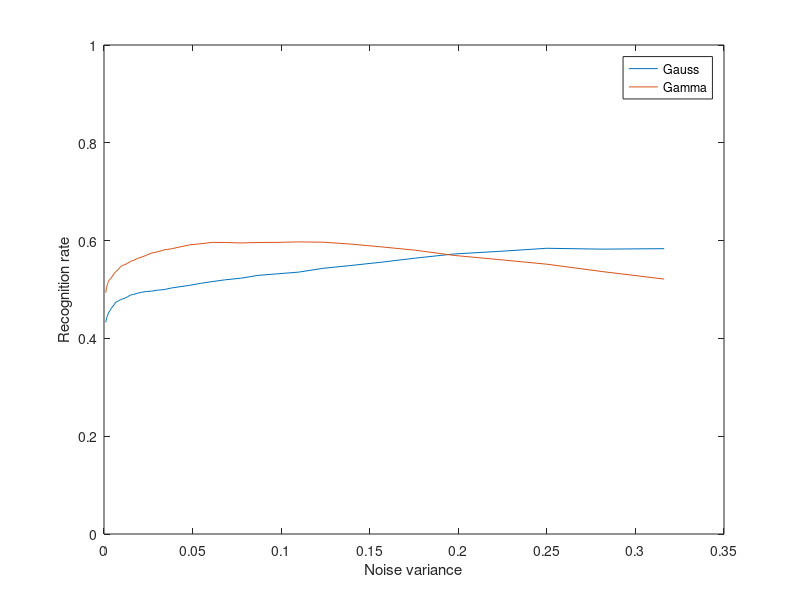
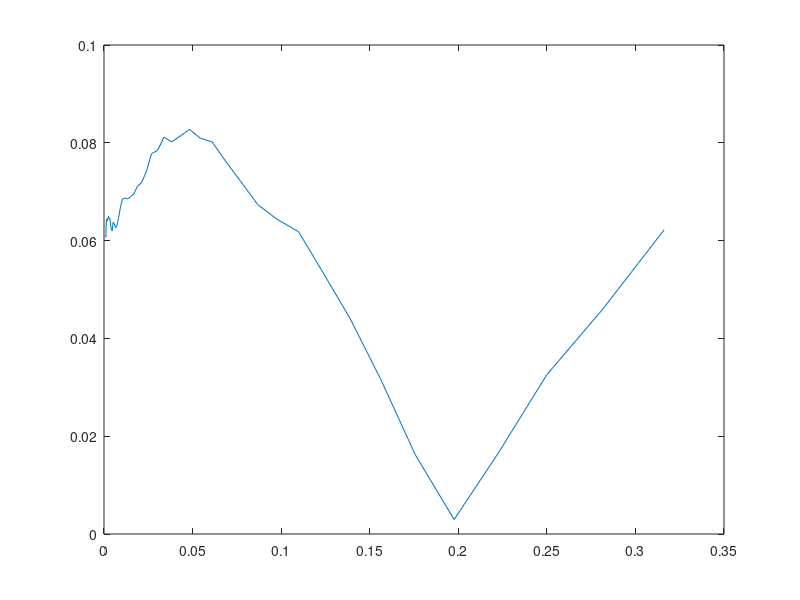

MATLAB code for these plots, in order:
TotalSampleCount = [4034 1284 2114 1442 4955 921 2472 861 4913 189 909 3140 1602 5024 3897 1377 341 2673 1394 2136 2562 664 520 413 1221 1094];
TrainCount = round(TotalSampleCount./2);
TestCount = TotalSampleCount - TrainCount;

TestCount = min(200*ones(size(TotalSampleCount)), TestCount);

load('GaussCC.mat');
load('GammaCC.mat');
Noise = logspace(-3, -0.5);

gammaRP = zeros(size(logspace(-3, -0.5)));
gaussRP = zeros(size(logspace(-3, -0.5)));
for i = 1 : size(logspace(-3, -0.5), 2)
    gaussRP(i) = sum(GaussCC(i, :))./sum(TestCount);
    gammaRP(i) = sum(GammaCC(i, :))./sum(TestCount);
end

plot(logspace(-3, -0.5), gaussRP);
hold on;
plot(logspace(-3, -0.5), gammaRP);
ylim([0 1])
legend('Gauss','Gamma');
xlabel('Noise variance');
ylabel('Recognition rate');
hold off;

figure;
plot(logspace(-3, -0.5), abs(gaussRP - gammaRP));

% 
% gaussClassC = sum(GaussCC)./(size(logspace(-3, -0.5), 2).*TestCount);
% gammaClassC = sum(GammaCC)./(size(logspace(-3, -0.5), 2).*TestCount);
% 
% bar(1:26, gaussClassC, 0.7, 'FaceColor',[1 0.3 0.3])
% hold on;
% bar(1:26, gammaClassC, 0.35, 'FaceColor',[0.3 1 0.3])
% legend('Gauss','Gamma');
